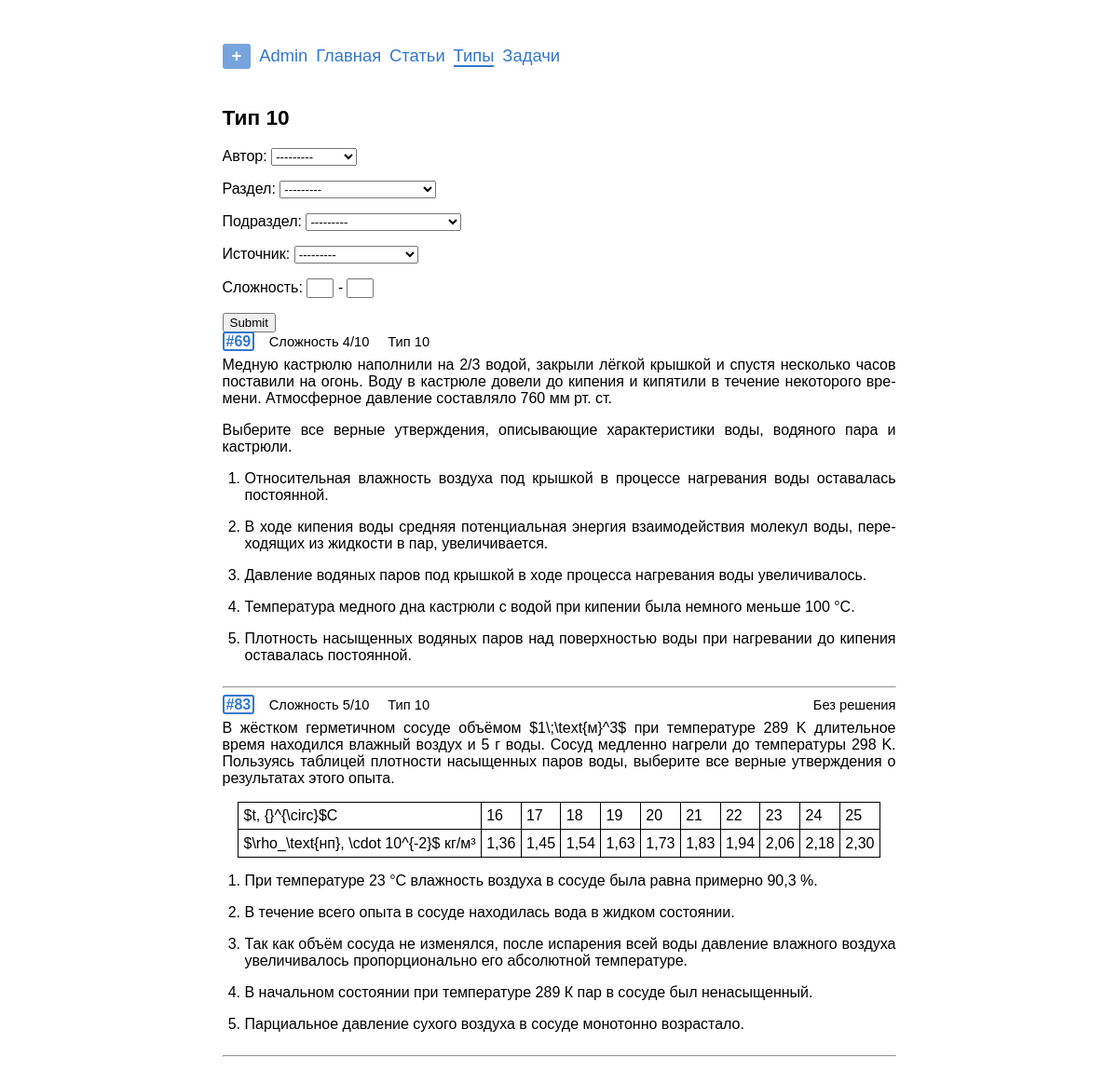
The page /types/10/ on the database as committed earlier.
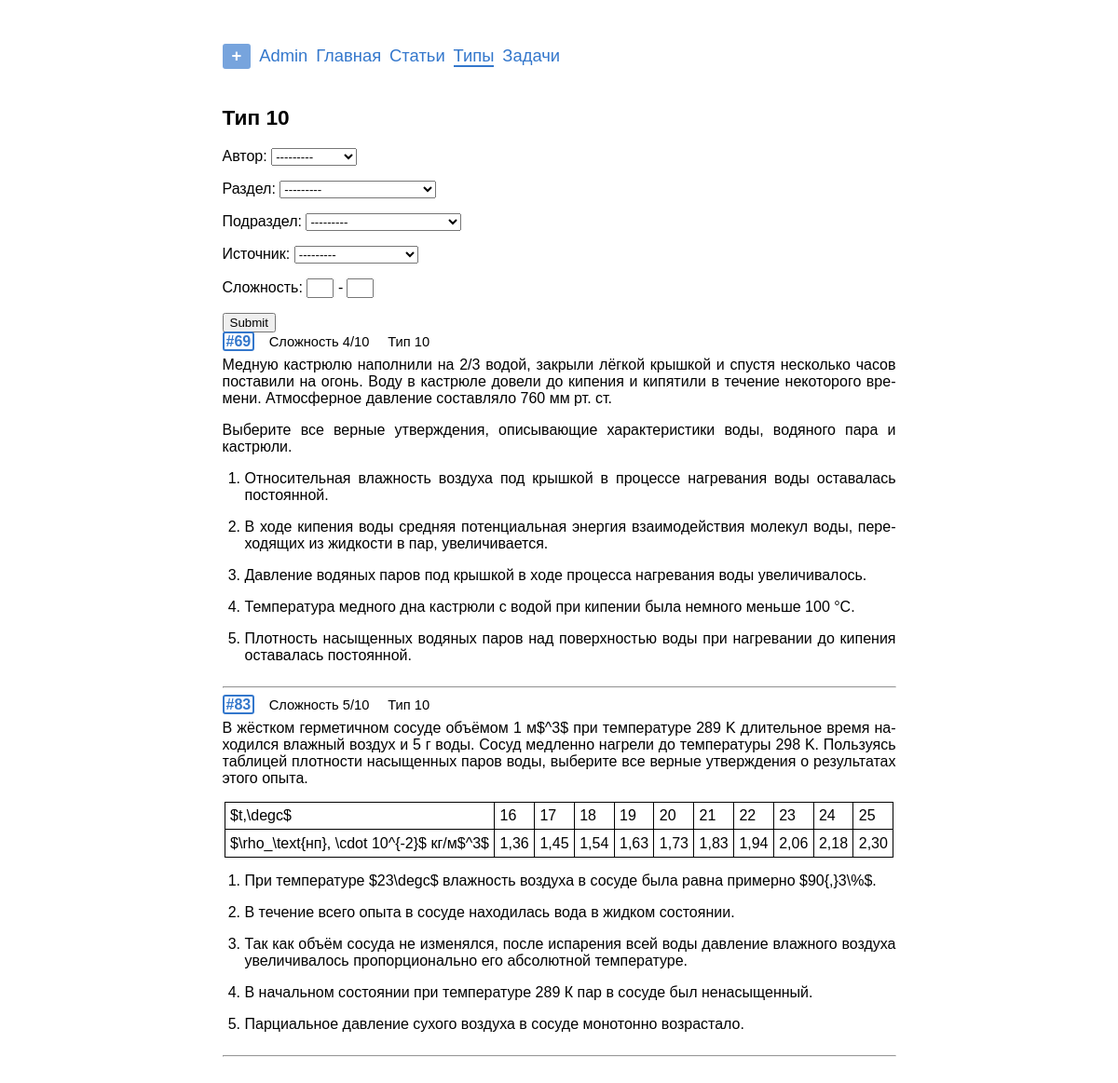
The same page on the database as committed later.
### problems/models.py (models this page shows, shortened)
class Problem(models.Model):
    objects = ProblemManager()
    text = models.TextField('условие',
                            max_length=6000,
                            help_text='Максимум 6 тыс. символов '
                            '(если мало - обратитесь к создательнице сайта)')
    solution = models.TextField('решение',
                                max_length=6000,
                                help_text='Максимум 6 тыс. символов',
                                blank=True,
                                null=True)
    answer = models.TextField('ответ',
                              max_length=1000,
                              help_text='Максимум 1 тыс. символов',
                              blank=True,
                              null=True)
    complexity = models.PositiveSmallIntegerField('сложность',
                                                  help_text=('число от 1 до 10'
                                                             ' включительно'),
                                                  blank=True,
                                                  null=True,
                                                  validators=(
                                                      [MinValueValidator(1),
                                                       MaxValueValidator(10)]))
    author = models.ForeignKey(User,
                               on_delete=models.CASCADE,
                               editable=False,
                               verbose_name='автор')
    date = models.DateField('дата добавления',
                            auto_now_add=True)
    tags = models.ManyToManyField(Tag,
                                  verbose_name='тэги',
                                  blank=True)
    source = models.ForeignKey(Source,
                               on_delete=models.CASCADE,
                               verbose_name='источник',
                               blank=True,
                               null=True)
    category = models.ForeignKey(Category,
                                 on_delete=models.CASCADE,
                                 verbose_name='раздел',
                                 blank=True,
                                 null=True)
    subcategory = models.ForeignKey(Subcategory,
                                    on_delete=models.CASCADE,
                                    verbose_name='подраздел',
                                    blank=True,
                                    null=True)
    type_ege = models.ForeignKey(TypeInEGE,
                                 on_delete=models.CASCADE,
                                 verbose_name='Тип задания',
                                 null=True)
    class Meta:
        verbose_name = 'задача'
        verbose_name_plural = 'задачи'
        default_related_name = 'problems'
    def get_absolute_url(self):
        return reverse('problems:detail', kwargs={'pk': self.pk})

class TypeInEGE(models.Model):
    objects = TypeInEGEManager()
    number = models.PositiveSmallIntegerField('номер')
    max_score = models.PositiveSmallIntegerField('максимальное количество'
                                                 ' баллов')
    part_ege = models.ForeignKey(PartOfEGE,
                                 on_delete=models.CASCADE,
                                 verbose_name='часть ЕГЭ',
                                 default=1)
    class Meta:
        verbose_name = 'тип'
        verbose_name_plural = 'типы'
        default_related_name = 'type'
        ordering = ['number']

### typesinege/views.py (the view)
# urls.py: path('', views.ProblemsView.as_view(), name='list'),
class ProblemsView(ListView):
    model = Problem
    template_name = 'problems/problems_list.html'
    context_object_name = 'problems'
    filter = ProblemTypeFilter
    paginate_by = 50
    def get_queryset(self):
        number = self.kwargs['number']
        self.type = get_object_or_404(TypeInEGE, number=number)
        queryset = Problem.objects.filter(type_ege=self.type).order_by('id')
        self.filterset = self.filter(self.request.GET, queryset=queryset)
        return self.filterset.qs
    def get_context_data(self, **kwargs):
        data = super().get_context_data(**kwargs)
        data['filter'] = ProblemTypeFilter(self.request.GET,
                                           queryset=self.get_queryset())
        data['title'] = f'Тип {self.kwargs["number"]}'
        return data

### problems/models.py (called while the page is built)
    def __str__(self):
        return self.name

    def __str__(self):
        return self.name

    def get_queryset(self):
        queryset = super().get_queryset()
        queryset = queryset.annotate(problems_count=Count('problems'))
        return queryset

### problems/templatetags/abbr.py (called while the page is built)
def replace_by_dic(el, dic):
    for i, j in dic.items():
        el = el.replace(i, j)
    return el

@register.filter()
@stringfilter
def abbr(value):
    return replace_by_dic(value, abbr_dic)

### problems/templatetags/markdown_extras.py (called while the page is built)
@register.filter()
@stringfilter
def markdown(value):
    return md.markdown(value, extensions=['markdown.extensions.fenced_code'])

### templates/problems/problems_list.html (shortened to what this page needs)
{% extends "base.html" %}
{% load markdown_extras %}
{% load abbr %}
{% load save_parameters %}
{% load static %}
{% block content %}
    <h2>{{title}}</h2>
    <form method="get" class="no-print">
      {{ filter.form.as_p }}
      <input type="submit" />
    </form>
    {% for problem in page_obj %}
    <div class="rel">
      <div class="id-in-list">
        <a href="{{problem.get_absolute_url}}"><b class='id-number'>#{{problem.id}}</b></a>
        <span class="compl">Сложность {{problem.complexity}}/10</span>&nbsp;
        <span class="compl">Тип {{problem.type_ege.number}}</span>
        <span class="compl no-solution">{% if not problem.solution %}Без решения{% endif %}</span>
      </div>
      <div class="problem">{{problem.text|markdown|abbr|safe}}</div>
    </div><hr>
    {% empty %}
      <p>Ничего не нашлось {{":("}}</p>
      <p>Попробуйте другой фильтр.</p>
    {% endfor %}
{% endblock %}

Rows that differ between the two databases and show on the page:
changed Problem id 83: text|abbr "…жёстком герметичном сосуде объёмом $1\\;\\text{м}^3$ при температуре 289 K длительное время находился влажный воздух и 5 г воды. Сосуд медленно нагрели до температуры 298 K. Пользуясь таблицей плотности насыщенных паров воды, выберите все верные утверждения о результатах этого опыта. $t, {}^{\\circ}$C 16 17 18 19 20 21 22 23 24 25 $\\rho_\\text{нп}, \\cdot 10^{-2}$ кг/м³ 1,36 1,45 1,54 1,63 1,73 1,83 1,94 2,06 2,18 2,30 При температуре 23 °С влажность воздуха в сосуде была равна примерно 90,3 %. В течение всего опыта…" → "…жёстком герметичном сосуде объёмом 1 м$^3$ при температуре 289 K длительное время находился влажный воздух и 5 г воды. Сосуд медленно нагрели до температуры 298 K. Пользуясь таблицей плотности насыщенных паров воды, выберите все верные утверждения о результатах этого опыта. $t,\\degc$ 16 17 18 19 20 21 22 23 24 25 $\\rho_\\text{нп}, \\cdot 10^{-2}$ кг/м$^3$ 1,36 1,45 1,54 1,63 1,73 1,83 1,94 2,06 2,18 2,30 При температуре $23\\degc$ влажность воздуха в сосуде была равна примерно $90{,}3\\%$. В течение всего опыта…"; no longer shows "Без решения"
